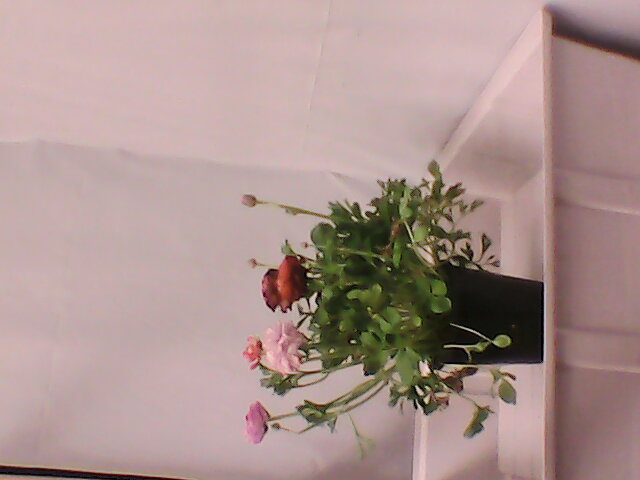
#> input picture Plant.jpg, 640 x 480 px
$ python DeterminePlantDistance.py   (Python 2 division)   (older library calls are emulated)
#> lines starting #> are read from the running program, lines starting #| are printed output that depends on the picture; after the words box and inside, x2 and y2 are one past the last pixel; in counts of white or black regions, pixels touching at a corner belong together; long printed decimals are rounded
import cv2
import numpy as np
import math

PI = 3.1415926

#Distance of plant (inches)
distance_of_plant = 28
#Camera Field Of View (degrees)
camera_FOV = 60
im = cv2.imread("Plant.jpg")
#> im is the input picture: shape (480, 640, 3); mean B, G, R 143.2, 147.2, 170.9
print "Resolution of Image :", im.shape[0], "x", im.shape[1]
#| Resolution of Image : 480 x 640
cv2.namedWindow('window', cv2.CV_WINDOW_AUTOSIZE)
#Convert Image to gray and isolate darker colors
gray = cv2.cvtColor(im, cv2.COLOR_BGR2GRAY)
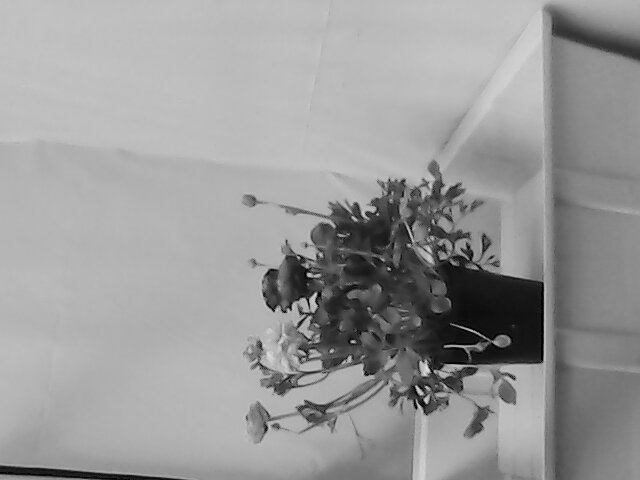
#> gray: shape (480, 640); min 0, max 233, mean 153.9
out = cv2.threshold(gray, 100, 255, cv2.THRESH_BINARY_INV)[1]
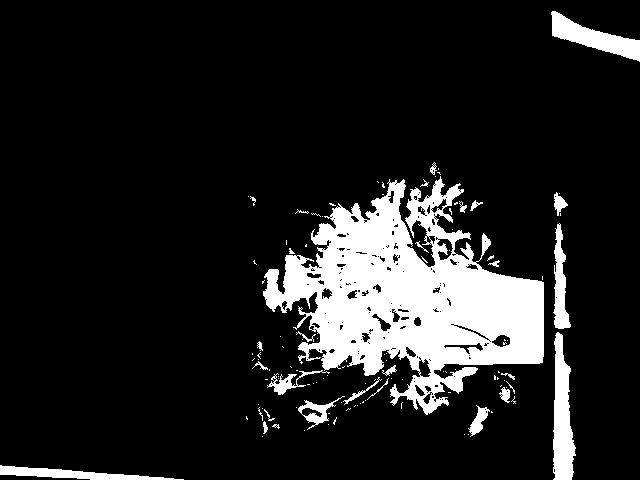
#> out: shape (480, 640); 13.2% white; 116 white regions (88 under 20 px)
#Find the biggest blob and isolate it out
contours,hierarchy = cv2.findContours(out,cv2.RETR_TREE,cv2.CHAIN_APPROX_SIMPLE)
#> contours = 353 contours, 290 with area under 20; largest, box (x1, y1, x2, y2) and area: (263, 176, 544, 415) 33175, (553, 332, 576, 480) 2078, (551, 11, 640, 62) 1658, (0, 465, 184, 480) 986, (553, 223, 571, 329) 881
mask = np.zeros(out.shape, np.uint8)

largest_contour = 0
i = 0
for contour in contours:
	if len(contour) > largest_contour:
		largest_contour = i
	i+=1
#> this loop made 353 passes
#> contour on passes 2, 3, 4, 5, 6, 8, 9, 10, 14, 15, 18, 19: [[262, 436]], [[468, 434]], [[464, 434]], [[304, 430]], [[328, 424]], [[276, 426], [277, 425], [278, 426], [277, 427]], [[274, 426], [275, 425], [276, 426], [275, 427]], [[275, 425], [276, 424], [277, 425], [276, 426]], [[328, 413], [329, 413]], [[491, 411], [491, 412], [492, 412]], [[262, 408]], [[296, 407]]
#> after the loop, i = 353; largest_contour = 142

cv2.drawContours(mask,[contours[largest_contour]],-1,(100),-1)
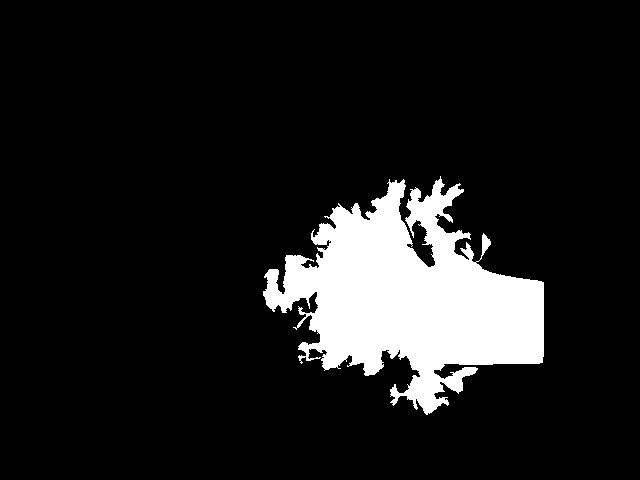
#> mask: shape (480, 640); values 0 (black) and 100 (white), 11.2% white; 1 white region, box (x1, y1, x2, y2) and area: (263, 176, 544, 415) 34305
cv2.imshow('window', mask)
yVals = []
for y in range(mask.shape[1]):
	for x in range(mask.shape[0]):
		if mask[x][y] != 0:
			yVals.append(y)
			break
#> after the loop, yVals = 281 values from 263 to 543
yVals.sort()
print "Plant Distance(in) :", distance_of_plant
print "yHigh =",yVals[-1],"; yLow =",yVals[0]
#| yHigh = 543 ; yLow = 263
plant_height_pixels = yVals[-1]-yVals[0]
#> plant_height_pixels = 280
print "Plant Height(pixels) :", plant_height_pixels
#| Plant Height(pixels) : 280
#Calculations to figure out height (inches) per pixel
screen_height_inches = 2*distance_of_plant*math.tan(camera_FOV*(PI/180)/2)
screen_height_pixels = im.shape[1]
#> screen_height_pixels = 640
height_per_pixel = screen_height_inches/screen_height_pixels
#> height_per_pixel = 0.0505
print "Plant Height(inches) :", plant_height_pixels*height_per_pixel
#| Plant Height(inches) : 14.145

cv2.waitKey(0)
